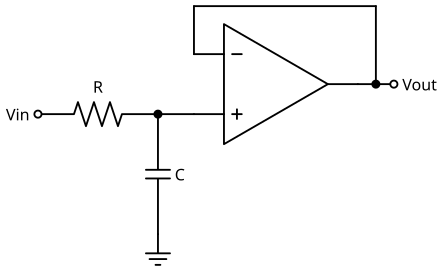

The script that saved this image:
# SPDX-License-Identifier: MIT
"""First-order low-pass filter: RC and a voltage follower (gain 1)."""
import sys
import pathlib

sys.path.insert(0, str(pathlib.Path(__file__).resolve().parents[2] / "tools"))
from drawing import setup_drawing  # noqa: E402
import schemdraw.elements as elm  # noqa: E402

with setup_drawing(show=False) as d:
    d.add(elm.Dot(open=True).label("Vin", loc="left"))
    d.add(elm.Resistor().right().label("R"))
    d.add(elm.Dot())
    node = d.here
    d.add(elm.Line().right(0.75))
    op = d.add(elm.Opamp(leads=True).anchor("in2").right())
    # Voltage follower: output back to the inverting input
    d.add(elm.Line().at(op.out).right(0.75))
    out = d.here
    d.add(elm.Dot(open=True).label("Vout", loc="right"))
    d.add(elm.Line().at(op.in1).up(1.0))
    d.add(elm.Line().tox(out[0] - 0.375))
    d.add(elm.Line().toy(op.out))
    d.add(elm.Dot().at((out[0] - 0.375, op.out[1])))
    d.add(elm.Capacitor().at(node).down().label("C", loc="bottom"))
    d.add(elm.Ground())
    d.save(str(pathlib.Path(__file__).with_name("circuit.svg")))
print("wrote circuit.svg")
